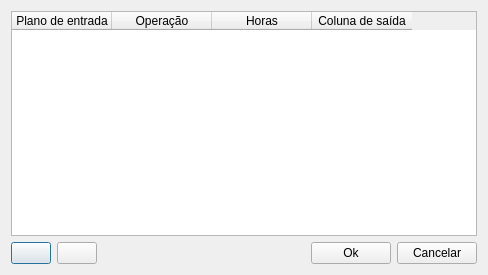
<?xml version="1.0" encoding="UTF-8"?>
<ui version="4.0">
 <class>AnalysisFillCellOpDialogForm</class>
 <widget class="QDialog" name="AnalysisFillCellOpDialogForm">
  <property name="geometry">
   <rect>
    <x>0</x>
    <y>0</y>
    <width>488</width>
    <height>275</height>
   </rect>
  </property>
  <property name="windowTitle">
   <string>Operações para preenchimento de células</string>
  </property>
  <layout class="QGridLayout" name="gridLayout">
   <item row="0" column="0">
    <widget class="QTableWidget" name="fillOpTableWidget">
     <property name="selectionBehavior">
      <enum>QAbstractItemView::SelectRows</enum>
     </property>
     <column>
      <property name="text">
       <string>Plano de entrada</string>
      </property>
     </column>
     <column>
      <property name="text">
       <string>Operação</string>
      </property>
     </column>
     <column>
      <property name="text">
       <string>Horas</string>
      </property>
     </column>
     <column>
      <property name="text">
       <string>Coluna de saída</string>
      </property>
     </column>
    </widget>
   </item>
   <item row="1" column="0">
    <layout class="QHBoxLayout">
     <item>
      <widget class="QPushButton" name="fillOpAddBtn">
       <property name="toolTip">
        <string>&lt;!DOCTYPE HTML PUBLIC &quot;-//W3C//DTD HTML 4.0//EN&quot; &quot;http://www.w3.org/TR/REC-html40/strict.dtd&quot;&gt;
&lt;html&gt;&lt;head&gt;&lt;meta name=&quot;qrichtext&quot; content=&quot;1&quot; /&gt;&lt;style type=&quot;text/css&quot;&gt;
p, li { white-space: pre-wrap; }
&lt;/style&gt;&lt;/head&gt;&lt;body style=&quot; font-family:'MS Shell Dlg 2'; font-size:8.25pt; font-weight:400; font-style:normal;&quot;&gt;
&lt;p style=&quot; margin-top:0px; margin-bottom:0px; margin-left:0px; margin-right:0px; -qt-block-indent:0; text-indent:0px;&quot;&gt;&lt;span style=&quot; font-size:8pt;&quot;&gt;Adicionar operação de preenchimento de células&lt;/span&gt;&lt;/p&gt;&lt;/body&gt;&lt;/html&gt;</string>
       </property>
       <property name="text">
        <string/>
       </property>
       <property name="icon">
        <iconset resource="icons.qrc">
         <normaloff>:/global/icons/add.png</normaloff>:/global/icons/add.png</iconset>
       </property>
      </widget>
     </item>
     <item>
      <widget class="QPushButton" name="fillOpDelBtn">
       <property name="toolTip">
        <string>&lt;!DOCTYPE HTML PUBLIC &quot;-//W3C//DTD HTML 4.0//EN&quot; &quot;http://www.w3.org/TR/REC-html40/strict.dtd&quot;&gt;
&lt;html&gt;&lt;head&gt;&lt;meta name=&quot;qrichtext&quot; content=&quot;1&quot; /&gt;&lt;style type=&quot;text/css&quot;&gt;
p, li { white-space: pre-wrap; }
&lt;/style&gt;&lt;/head&gt;&lt;body style=&quot; font-family:'MS Shell Dlg 2'; font-size:8.25pt; font-weight:400; font-style:normal;&quot;&gt;
&lt;p style=&quot; margin-top:0px; margin-bottom:0px; margin-left:0px; margin-right:0px; -qt-block-indent:0; text-indent:0px;&quot;&gt;&lt;span style=&quot; font-size:8pt;&quot;&gt;Remover &lt;/span&gt;&lt;span style=&quot; font-size:8pt;&quot;&gt; operação de preenchimento de células&lt;/span&gt;&lt;/p&gt;&lt;/body&gt;&lt;/html&gt;</string>
       </property>
       <property name="text">
        <string/>
       </property>
       <property name="icon">
        <iconset resource="icons.qrc">
         <normaloff>:/global/icons/remove.png</normaloff>:/global/icons/remove.png</iconset>
       </property>
      </widget>
     </item>
     <item>
      <spacer>
       <property name="orientation">
        <enum>Qt::Horizontal</enum>
       </property>
       <property name="sizeHint" stdset="0">
        <size>
         <width>40</width>
         <height>20</height>
        </size>
       </property>
      </spacer>
     </item>
     <item>
      <widget class="QPushButton" name="okBtn">
       <property name="toolTip">
        <string>&lt;html&gt;&lt;head&gt;&lt;meta name=&quot;qrichtext&quot; content=&quot;1&quot; /&gt;&lt;style type=&quot;text/css&quot;&gt;
p, li { white-space: pre-wrap; }
&lt;/style&gt;&lt;/head&gt;&lt;body style=&quot; font-family:'MS Shell Dlg 2'; font-size:8.25pt; font-weight:400; font-style:normal;&quot;&gt;
&lt;p style=&quot; margin-top:0px; margin-bottom:0px; margin-left:0px; margin-right:0px; -qt-block-indent:0; text-indent:0px;&quot;&gt;Salvar alterações&lt;/p&gt;&lt;/body&gt;&lt;/html&gt;</string>
       </property>
       <property name="text">
        <string>Ok</string>
       </property>
       <property name="icon">
        <iconset resource="icons.qrc">
         <normaloff>:/global/icons/ok.png</normaloff>:/global/icons/ok.png</iconset>
       </property>
      </widget>
     </item>
     <item>
      <widget class="QPushButton" name="cancelBtn">
       <property name="toolTip">
        <string>&lt;html&gt;&lt;head&gt;&lt;meta name=&quot;qrichtext&quot; content=&quot;1&quot; /&gt;&lt;style type=&quot;text/css&quot;&gt;
p, li { white-space: pre-wrap; }
&lt;/style&gt;&lt;/head&gt;&lt;body style=&quot; font-family:'MS Shell Dlg 2'; font-size:8.25pt; font-weight:400; font-style:normal;&quot;&gt;
&lt;p style=&quot; margin-top:0px; margin-bottom:0px; margin-left:0px; margin-right:0px; -qt-block-indent:0; text-indent:0px; font-size:8pt;&quot;&gt;Cancelar alterações&lt;/p&gt;&lt;/body&gt;&lt;/html&gt;</string>
       </property>
       <property name="text">
        <string>Cancelar</string>
       </property>
       <property name="icon">
        <iconset resource="icons.qrc">
         <normaloff>:/global/icons/cancel.png</normaloff>:/global/icons/cancel.png</iconset>
       </property>
      </widget>
     </item>
    </layout>
   </item>
  </layout>
 </widget>
 <resources>
  <include location="icons.qrc"/>
 </resources>
 <connections/>
</ui>
